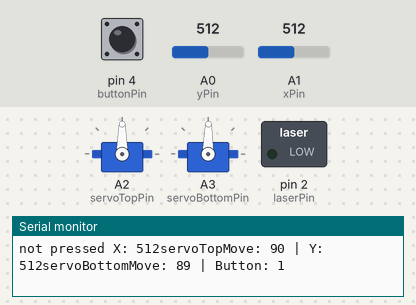
A sketch run on a simulated Arduino Uno, built with avr-gcc and run on an emulated ATmega328P. On the bench: 2 × servo, switched loads named in the sketch (green lamp = pin HIGH), the last lines printed to the serial monitor. Inputs (shaded band) come from the test bench; at power-on: A0 (yPin) = 512, A1 (xPin) = 512, pin 4 (buttonPin) HIGH.

Above: at 1.2 s.
1.3 s: A0 (yPin) set to 551
At 2.7 s:
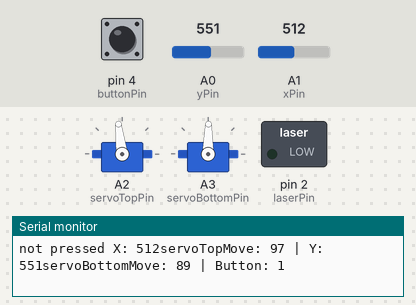
4.3 s: A0 (yPin) set to 584
At 4.7 s:
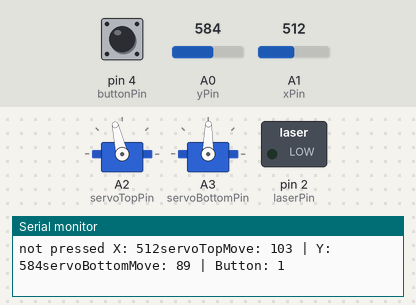
5.8 s: A1 (xPin) set to 465
At 7.1 s:
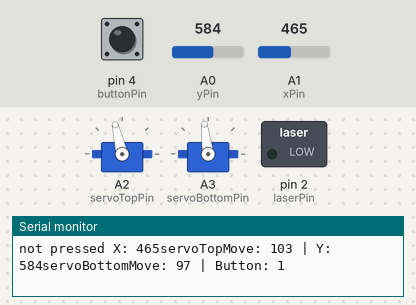
8.8 s: A1 (xPin) set to 443
At 10.1 s:
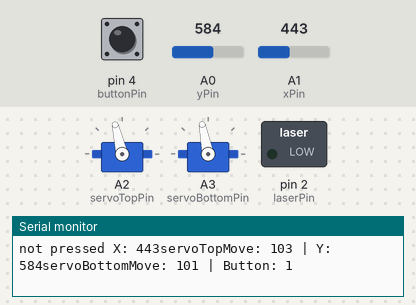
10.4 s: pin 4 (buttonPin) pulled LOW for 0.15 s
At 11.1 s:
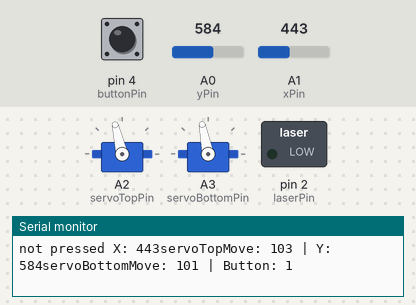
12.0 s: A0 (yPin) set to 511
At 13.3 s:
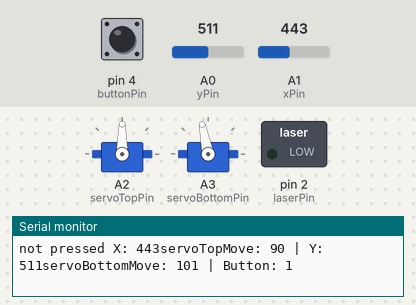
Timing chart, 0 to 14.5 s (numbered marks = the images above; inputs shaded):
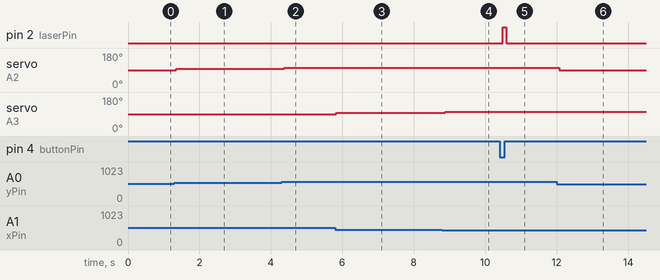

The sketch:

laser-joystick.ino
```cpp
#include <Servo.h>

Servo servoTop;
Servo servoBottom;

int xPin = A1;
int yPin = A0;
int buttonPin = 4;
int laserPin = 2;
int servoTopPin = A2;
int servoBottomPin = A3;


int xPosition = 0;
int yPosition = 0;
int buttonState = 0;

int servoTopMove = 90;
int servoBottomMove = 90;

int xPositionValue = 0;
int yPositionValue = 0;

void setup() {

  Serial.begin(9600);

  servoTop.attach(servoTopPin, 1000, 1100);
  servoBottom.attach(servoBottomPin, 700, 1200);

  servoTop.write(servoTopMove);
  servoBottom.write(servoBottomMove);

  pinMode(xPin, INPUT);
  pinMode(yPin, INPUT);

  pinMode(buttonPin, INPUT_PULLUP);
  pinMode(laserPin, OUTPUT);

  digitalWrite(laserPin, LOW);

}


void loop() {

  xPosition = analogRead(xPin);
  yPosition = analogRead(yPin);
  buttonState = digitalRead(buttonPin);

  servoTopMove = map(yPosition, 2, 1018, 0, 180);
  servoBottomMove = (float)map(xPosition, 1018, 2, 0, 180);

  servoTop.write(servoTopMove);
  servoBottom.write(servoBottomMove);

  if (buttonState == LOW) {
    digitalWrite(laserPin, HIGH);
    Serial.print("PRESSED ");
  } else {
    digitalWrite(laserPin, LOW);
    Serial.print("not pressed ");
  }

  Serial.print("X: ");
  Serial.print(xPosition);
  Serial.print("servoTopMove: ");
  Serial.print(servoTopMove);
  Serial.print(" | Y: ");
  Serial.print(yPosition);
  Serial.print("servoBottomMove: ");
  Serial.print(servoBottomMove);
  Serial.print(" | Button: ");
  Serial.println(buttonState);

  delay(100);
}
```

Measured:
- after the input at 1.3 s, servo on A2 (servoTopPin): 90° → 97° at once
- after the input at 4.3 s, servo on A2 (servoTopPin): 97° → 103° after 0.07 s
- after the input at 5.8 s, servo on A3 (servoBottomPin): 89° → 97° at once
- after the input at 8.8 s, servo on A3 (servoBottomPin): 97° → 101° after 0.09 s
- after the input at 10.4 s, pin 2 (laserPin): LOW → HIGH after 0.08 s, → LOW 0.11 s later
- after the input at 12.0 s, servo on A2 (servoTopPin): 103° → 90° after 0.08 s
